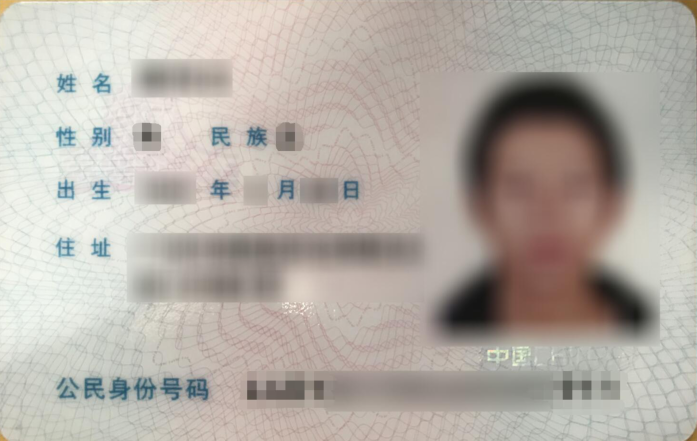
#> input picture template/idb_template.png, 1393 x 881 px (shown at 1/2 size)
$ python -i siftAlign.py   (imports and definitions only)
#> lines starting #> are read from the running program, lines starting #| are printed output that depends on the picture
#> further down, picture is the input picture: shape (881, 1393, 3); mean B, G, R 166.1, 173.3, 180.1
import cv2
import numpy as np
import os


# [15 lines left out: functions show, sift_kp, not called in this run]

def surf_kp(image):
    '''SIFT(surf)特征点检测(速度比sift快)'''
    height, width = image.shape[:2]
#> height = 881; width = 1393
    size = (int(width * 0.2), int(height * 0.2))
#> size = (278, 176)
    shrink = cv2.resize(image, size, interpolation=cv2.INTER_AREA)
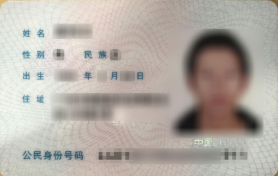
#> shrink: shape (176, 278, 3); mean B, G, R 166.1, 173.3, 180.1
    gray_image = cv2.cvtColor(shrink,cv2.COLOR_BGR2GRAY)
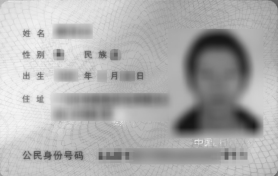
#> gray_image: shape (176, 278); min 20, max 244, mean 174.5
#> (the run stopped early here; a loop or call above may not have finished)
